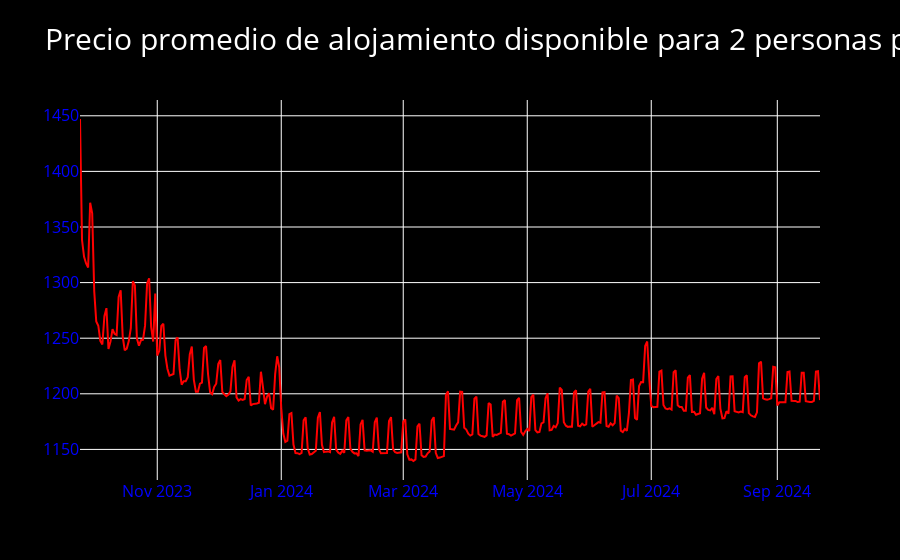

Notebook source saved alongside this figure:
### Code cell
from plotly.subplots import make_subplots

filtered_calendar = calendar[(calendar['available'] == 't') & (calendar['accommodates'] == 2)]

average_price = filtered_calendar.groupby('date')['price_eur'].mean().reset_index()

average_price['date'] = pd.to_datetime(average_price['date'])
average_price['weekday'] = average_price['date'].dt.day_name()

# Crear un gráfico de líneas con Plotly
fig = make_subplots(rows=1, cols=1)
fig.add_trace(go.Scatter(x=average_price['date'], y=average_price['price_eur'], mode='lines', line=dict(color='red'), text=average_price['weekday']))
fig.update_xaxes(title_text='')
fig.update_yaxes(title_text='')
fig.update_layout(title_text='Precio promedio de alojamiento disponible para 2 personas por fecha', paper_bgcolor='black',
    plot_bgcolor='black', font=dict(color='blue'),
    title_font=dict(size=30, color='white'),
    xaxis=dict(tickfont=dict(size=16)),
    yaxis=dict(tickfont=dict(size=16)))

fig.show()

### Figure 1 — Plotly figure (JSON) as saved in the notebook; plotly's stock layout.template omitted (floating-point values rounded to 4 significant figures; data arrays with more than 128 entries replaced by an {"elided": "..."} marker saying what was removed)
{"data": [{"line": {"color": "red"}, "mode": "lines", "text": {"elided": "365 str values"}, "type": "scatter", "x": {"elided": "365 str values"}, "y": {"elided": "365 float values"}}], "layout": {"font": {"color": "blue"}, "paper_bgcolor": "black", "plot_bgcolor": "black", "title": {"font": {"color": "white", "size": 30}, "text": "Precio promedio de alojamiento disponible para 2 personas por fecha"}, "xaxis": {"anchor": "y", "domain": [0, 1], "tickfont": {"size": 16}, "title": {"text": ""}}, "yaxis": {"anchor": "x", "domain": [0, 1], "tickfont": {"size": 16}, "title": {"text": ""}}}}
